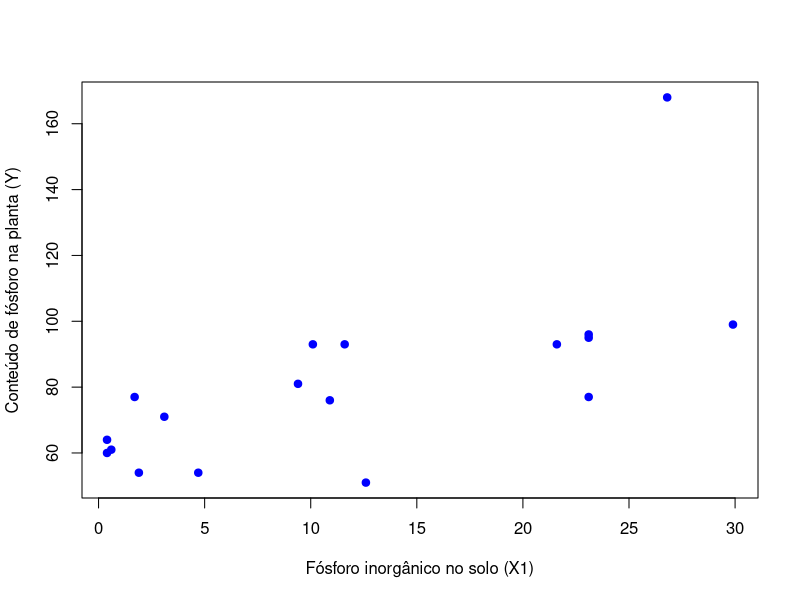
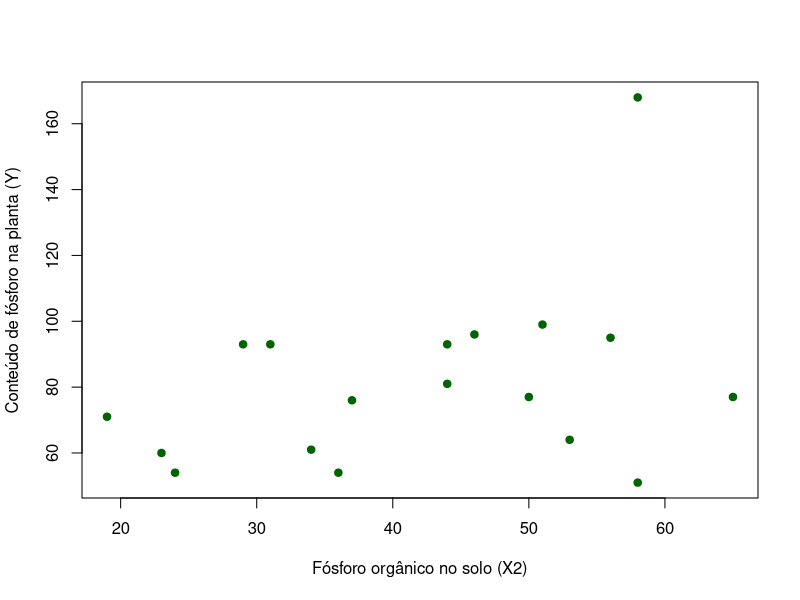
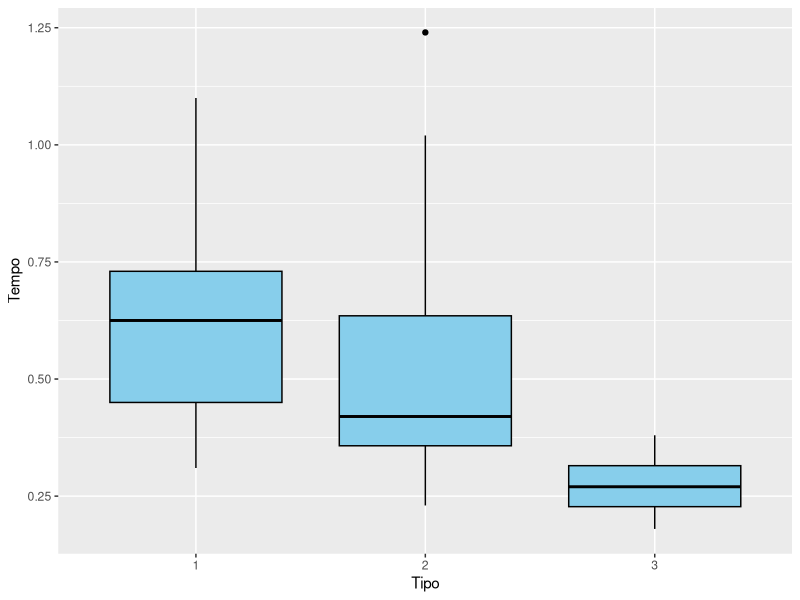
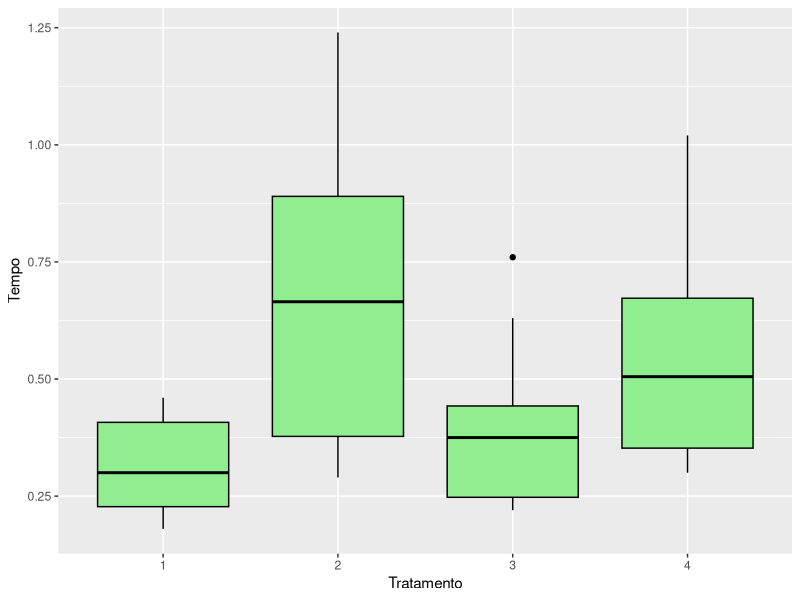
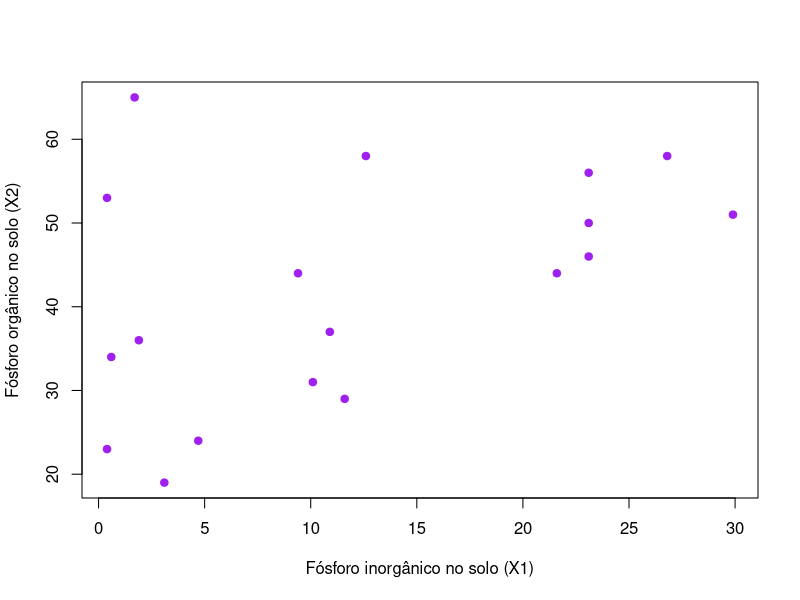
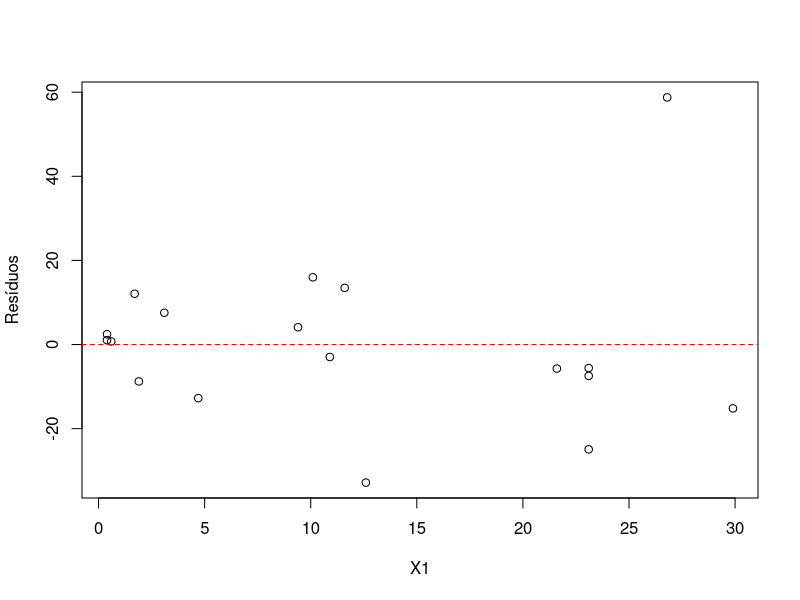
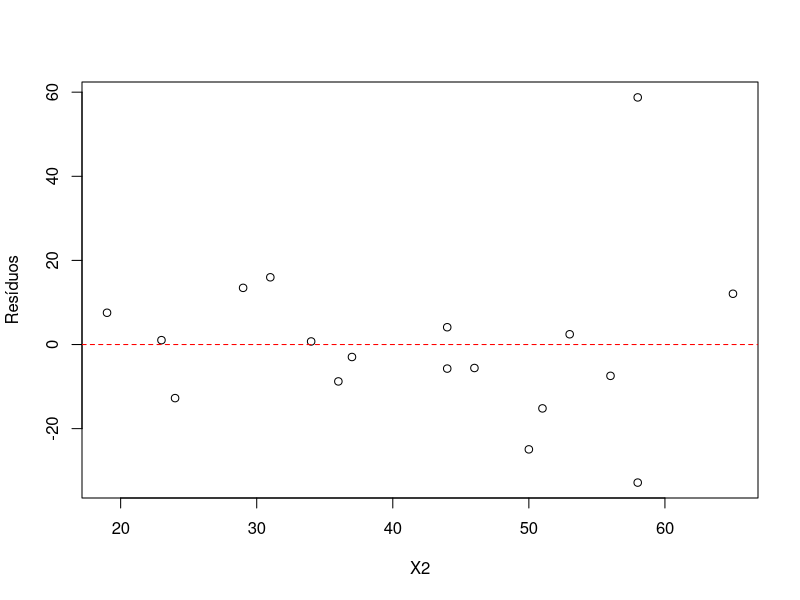
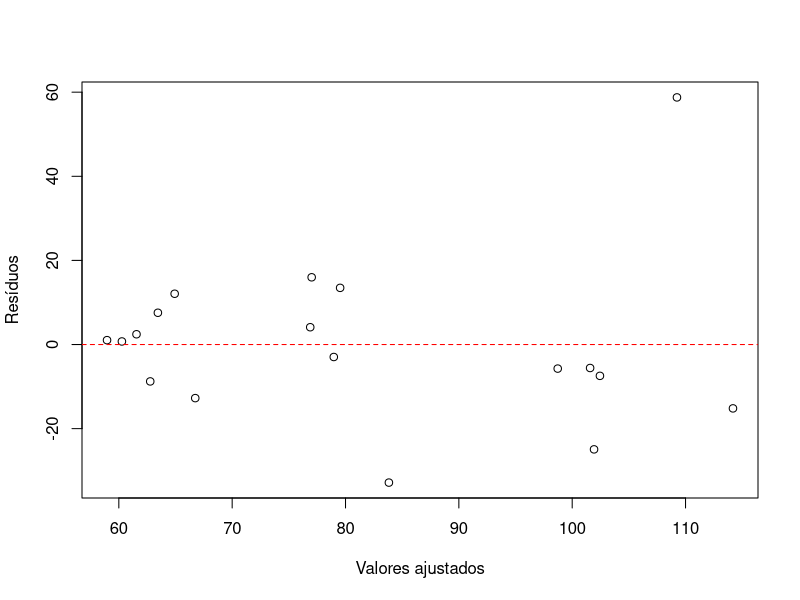

These charts were generated, in order, by the following R code:
## ---- chunk 1
#library(downloadthis)

 x1 = c(0.4, 0.4, 3.1, 0.6, 4.7, 1.7, 9.4, 10.1, 11.6,
         12.6, 10.9, 23.1, 23.1, 21.6, 23.1, 1.9, 26.8, 29.9)
 
  x2 = c(53, 23, 19, 34, 24, 65, 44, 31, 29,
         58, 37, 46, 50, 44, 56, 36, 58, 51)
  
  y  = c(64, 60, 71, 61, 54, 77, 81, 93, 93,
         51, 76, 96, 77, 93, 95, 54, 168, 99)

fosforo <- data.frame(y = y,
                    x1 = x1, x2 = x2)

#fosforo %>%
#    download_this(
#    output_name = "fosforo",
#    output_extension = ".xlsx",
#    button_label = "Download dos dados",
#    button_type = "primary",
#    has_icon = TRUE,
#    icon = "fa fa-save"
#  )
## ---- chunk 2
 tipo <- c(
    rep(1, 16), rep(2, 16), rep(3, 16)
  )
 
  trat <- rep(rep(1:4, each = 4), times = 3)
  
  tempo  <- c(
    0.31, 0.45, 0.46, 0.43,
    0.82, 1.10, 0.88, 0.72,
    0.43, 0.45, 0.63, 0.76,
    0.45, 0.71, 0.66, 0.62,
    0.36, 0.29, 0.40, 0.23,
    0.92, 0.61, 0.49, 1.24,
    0.44, 0.35, 0.31, 0.40,
    0.56, 1.02, 0.71, 0.38,
    0.22, 0.21, 0.18, 0.23,
    0.30, 0.37, 0.38, 0.29,
    0.23, 0.25, 0.24, 0.22,
    0.30, 0.36, 0.31, 0.33
  )

ratos <- data.frame(tipo = tipo,
                    tempo = tempo, trat = trat)

#ratos %>%
#    download_this(
#    output_name = "ratos",
#    output_extension = ".xlsx",
#    button_label = "Download dos dados",
#    button_type = "primary",
#    has_icon = TRUE,
#    icon = "fa fa-save"
#  )
## ---- chunk 3
#| label: fig-xyex1
#| fig-cap: "Valores observados vs variáveis explicativas para o exemplo 1"
#| fig-subcap:
#|   - "Y vs X1"
#|   - "Y vs X2"
#| layout-ncol: 2

plot(fosforo$x1, fosforo$y,
     xlab = "Fósforo inorgânico no solo (X1)",
     ylab = "Conteúdo de fósforo na planta (Y)",
     pch = 19, col = "blue")

# Y vs X2
plot(fosforo$x2, fosforo$y,
     xlab = "Fósforo orgânico no solo (X2)",
     ylab = "Conteúdo de fósforo na planta (Y)",
     pch = 19, col = "darkgreen")
## ---- chunk 4
#| label: fig-xyex2
#| fig-cap: "Valores observados vs variáveis explicativas para o exemplo 2"
#| fig-subcap:
#|   - "Tempo vs Tipo"
#|   - "Tempo vs Trat."
#| layout-ncol: 2

library(ggplot2)

p1 <- ggplot(ratos, aes(x = factor(tipo), y = tempo)) +
  geom_boxplot(fill = "skyblue", color = "black") +
  labs(x = "Tipo", y = "Tempo")

p2 <- ggplot(ratos, aes(x = factor(trat), y = tempo)) +
  geom_boxplot(fill = "lightgreen", color = "black") +
  labs(x = "Tratamento", y = "Tempo")

p1
p2
## ---- chunk 5
#| label: fig-xxex1
#| fig-cap: "Relação entre variáveis explicativas"

plot(fosforo$x1, fosforo$x2,
     xlab = "Fósforo inorgânico no solo (X1)",
     ylab = "Fósforo orgânico no solo (X2)",
   pch = 19, col = "purple")

## ---- chunk 6
#| label: fig-resx
#| fig-cap: "Resíduos vs variáveis explicativas"
#| fig-subcap:
#|   - "Resíduos vs X1"
#|   - "Resíduos vs X2"
#| layout-ncol: 2

# ajustando um modelo linear
mod.ex1 <- lm(y ~ x1 + x2, data = fosforo)

# gráfico de resíduos vs explicativa x1
plot(x1, resid(mod.ex1),
     xlab = "X1",
     ylab = "Resíduos")
abline(h = 0, col = "red", lty = 2)

# gráfico de resíduos vs explicativa x2
plot(x2, resid(mod.ex1),
     xlab = "X2",
     ylab = "Resíduos")
abline(h = 0, col = "red", lty = 2)
## ---- chunk 7
#| label: fig-resyhatex1
#| fig-cap: "Resíduos vs valores ajustados"

# ajustando um modelo linear
mod.ex1 <- lm(y ~ x1 + x2, data = fosforo)

# gráfico de resíduos vs valores ajustados
plot(fitted(mod.ex1), resid(mod.ex1),
     xlab = "Valores ajustados",
     ylab = "Resíduos")
abline(h = 0, col = "red", lty = 2)
## ---- chunk 8
#| label: fig-qqplotex1
#| fig-cap: "Gráfico Normal de probabilidades para os resíduos padronizados externamente"

res <- rstudent(mod.ex1) 

qqnorm(res)
qqline(res, col = "red", lwd = 2)

## ---- chunk 9
#| label: fig-plotex1
#| fig-cap: "Gráficos de diagnóstico padrão."

par(mfrow = c(2,2))
plot(mod.ex1) 
par(mfrow = c(1,1))
## ---- chunk 10
library(car)
influencePlot(mod.ex1, id.method = "identify",
              main = "Influência das observações")

## ---- chunk 11
Anova(mod.ex1)
## ---- chunk 12
library(MASS)
boxcox(mod.ex1, lambda = seq(-2, 2, 0.1),
       xlab = expression(lambda), ylab = "Log-Verossimilhança", data = fosforo)

abline(v = 1, col = "red", lty = 2) # referência ao modelo sem transformação

## ---- chunk 13
# modelo com dados transformados
mod2.ex1 <- lm(1/sqrt(y) ~ x1 + x2, data = fosforo)
Anova(mod2.ex1)
## ---- chunk 14
# Diagnóstico do modelo com dados transformados
par(mfrow = c(2,2))
plot(mod2.ex1)
par(mfrow = c(1,1))
